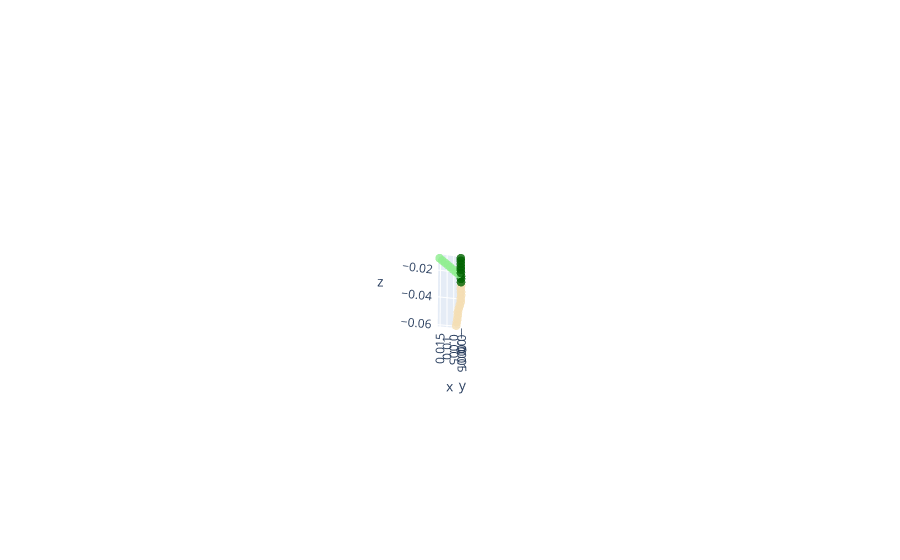

Write notebook code for a chart like this one.
### Code cell
# here we show what is the plant simulated based on those parameters
name= "PMA2018.xml"
time = 90
smallplant = CPlantBox(name, time, name) # make a plant object in python
fig = visual_plant(smallplant)    
fig.show()

### Figure 1 — Plotly figure (JSON) as saved in the notebook; plotly's stock layout.template omitted (floating-point values rounded to 4 significant figures)
{"data": [{"marker": {"color": [2, 2, 2, 2, 2, 2, 2, 2, 2, 2, 2, 2, 2, 3, 3, 3, 4, 4, 4, 4, 4, 4, 4, 4, 3, 3, 3, 3, 3, 3], "colorscale": [[0, "wheat"], [0.5, "darkgreen"], [1, "lightgreen"]], "opacity": 0.8, "size": 3}, "mode": "markers", "name": "plant", "type": "scatter3d", "x": [0, 7.795e-05, 0.0001061, 0.0001371, 0.00031, 0.0005048, 0.001078, 0.001726, 0.002196, 0.002365, 0.002568, 0.002939, 0.003464, 0, 0, 0, 0.002023, 0.004045, 0.006068, 0.00809, 0.01011, 0.01214, 0.01416, 0.01618, 0, 0, 0, 0, 0, 0], "y": [0, -8.065e-05, 0.0001048, 0.0002943, 0.000275, 0.0003277, -0.0001413, -0.0005098, -0.0007136, -0.00079, -0.0008619, -0.001107, -0.001026, 0, 0, 0, -2.477e-19, -4.954e-19, -7.431e-19, -9.908e-19, -1.238e-18, -1.486e-18, -1.734e-18, -1.982e-18, 0, 0, 0, 0, 0, 0], "z": [-0.03, -0.0325, -0.03499, -0.03748, -0.03998, -0.04247, -0.04486, -0.04724, -0.04969, -0.05218, -0.05467, -0.05713, -0.05958, -0.0275, -0.025, -0.023, -0.02153, -0.02006, -0.01859, -0.01712, -0.01565, -0.01418, -0.01271, -0.01124, -0.0205, -0.018, -0.016, -0.0135, -0.011, -0.009]}], "layout": {"autosize": true, "scene": {"aspectmode": "data", "aspectratio": {"x": 1.534, "y": 0.136, "z": 4.794}, "camera": {"center": {"x": 0, "y": 0, "z": 0}, "eye": {"x": 8.907, "y": 25.87, "z": -9.279}, "projection": {"type": "perspective"}, "up": {"x": 0, "y": 0, "z": 1}}, "domain": {"x": [0, 1], "y": [0, 1]}}}}
